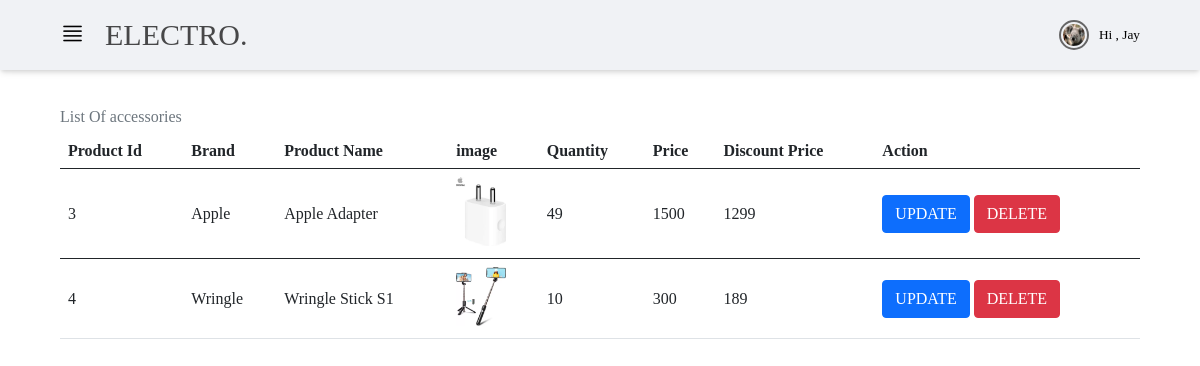
Page /Admin/displayProduct.php?tableName=accessories (signed in) on the committed database.
### tables this page shows
CREATE TABLE `accessories` (
  `product_id` int(255) NOT NULL,
  `category_id` int(11) DEFAULT NULL,
  `brand_name` varchar(255) NOT NULL,
  `product_name` varchar(255) NOT NULL,
  `product_type` varchar(255) NOT NULL,
  `image` varchar(255) NOT NULL,
  `quantity` int(255) NOT NULL,
  `price` int(255) NOT NULL,
  `discount_price` int(255) NOT NULL
);

### Admin/displayProduct.php (the view, shortened to what this page needs)
<!DOCTYPE html>
<html lang="en">
<head>
    <link rel="stylesheet" href="css/table.css">
</head>
<body>
    <?php
        include_once 'header.php';
    ?>
    <section class="home">
        <div>
    <table class="table table-responsive caption-top">
        <?php
        $tableName = $_GET['tableName'];
        ?>
        <caption class="">List Of <?php echo $tableName ?></caption>
        <thead>
            <tr>
                <th>Product Id</th>
                <th>Brand</th>
                <th>Product Name</th>
                <th>image</th>
                <th>Quantity</th>
                <th>Price</th>
                <th>Discount Price</th>
                <th>Action</th>
            </tr>
        </thead>
        <?php
        $query = "SELECT * FROM `$tableName`";
        $queryResult = mysqli_query($conn,$query);
        if(mysqli_num_rows($queryResult) > 0){
            while($fetchResult = mysqli_fetch_assoc($queryResult)){
                ?>
                <tbody>
                    <tr>
                        <td><?php echo $fetchResult['product_id'] ?></td>
                        <td><?php echo $fetchResult['brand_name'] ?></td>
                        <td><?php echo $fetchResult['product_name'] ?></td>
                        <td> <img src="AddForm/product/<?php echo $fetchResult['image'] ?>" alt="" style="width: 50px; mix-blend-mode: multiply;"> </td>
                        <td><?php echo $fetchResult['quantity'] ?></td>
                        <td><?php echo $fetchResult['price'] ?></td>
                        <td><?php echo $fetchResult['discount_price'] ?></td>
                        <td>
                            <a href="updateForm.php?tableName=<?php echo $tableName ?>&product_id=<?php echo $fetchResult['product_id'] ?>" class="btn btn-primary">UPDATE</a>
                            <button class="btn btn-danger delete-product" data-tableName="<?php echo $tableName ?>" data-productId="<?php echo $fetchResult['product_id'] ?>">DELETE</button>
                        </td>
                    </tr>
                </tbody>
            <?php
            }
            }else{
                ?>
                <tr>
                    <td colspan="7">No Data Found</td>
                </tr>
                <?php
            }
            ?>
    </table>
</div>
</section>
</body>
</html>

### Admin/header.php (shortened to what this page needs)
<?php
include_once 'pages/connection.php';
if (!isset($_SESSION['adminId'])) {
    header('Location:Login/index.php');
} else {
    $adminId = $_SESSION['adminId'];
}
?>
<!DOCTYPE html>
<html lang="en">
<head>
    <link rel="stylesheet" href="bootstrap-icons/bootstrap-icons.css">
    <link rel="stylesheet" href="css/header.css">
</head>
<body>
    <header>
        <div class="headContent">
            <div class="logo">
                <div class="sideOpen">
                    <button onclick="sideOpen()"><i class="icon_open bi-justify"></i></button>
                </div>
                <div id="logo"><a href="index.php" style="text-transform:Uppercase;">Electro.</a></div>
            </div>
            <div class="profile">
                <div class="profile_icon">
                    <?php
                    if (!isset($_SESSION['adminId'])) {
                    ?>
                        <i class="bi-person"></i>
                    <?php
                    } else {
                        $userXX = mysqli_query($conn,"SELECT * FROM `admin` WHERE `admin_id`=$adminId");
                        $fetchUserXX = mysqli_fetch_assoc($userXX);
                    ?>
                        <img src="Login/<?php echo $fetchUserXX['image'] ?>">
                        <button>Hi ,&nbsp;<?php echo $fetchUserXX['fname'] ?></button>
                    <?php
                    }
                    ?>
                </div>
            </div>
        </div>
    </header>
</body>
</html>

### Admin/css/table.css (style rules this page uses)
section { width: 90%; margin: 100px auto; }
.table { --bs-table-bg: transparent; --bs-table-accent-bg: transparent; --bs-table-striped-color: #212529; --bs-table-striped-bg: rgba(0, 0, 0, 0.05); --bs-table-active-color: #212529; --bs-table-active-bg: rgba(0, 0, 0, 0.1); --bs-table-hover-color: #212529; --bs-table-hover-bg: rgba(0, 0, 0, 0.075); width: 100%; margin-bottom: 1rem; color: #212529; vertical-align: top; border-color: #dee2e6; }
.table> :not(caption)>*>* { padding: 0.5rem 0.5rem; background-color: var(--bs-table-bg); border-bottom-width: 1px; box-shadow: inset 0 0 0 9999px var(--bs-table-accent-bg); }
.table>tbody { vertical-align: inherit; }
.table>thead { vertical-align: bottom; }
.table> :not(:last-child)> :last-child>* { border-bottom-color: currentColor; }
table { caption-side: bottom; border-collapse: collapse; }
caption { padding-top: 0.5rem; padding-bottom: 0.5rem; color: #6c757d; text-align: left; }
th { text-align: inherit; text-align: -webkit-match-parent; }
thead, tbody, tfoot, tr, td, th { border-color: inherit; border-style: solid; border-width: 0; }
.caption-top { caption-side: top; }
.table-responsive { overflow-x: auto; -webkit-overflow-scrolling: touch; }
.btn { display: inline-block; font-weight: 400; line-height: 1.5; color: #212529; text-align: center; text-decoration: none; vertical-align: middle; cursor: pointer; -webkit-user-select: none; -moz-user-select: none; user-select: none; background-color: transparent; border: 1px solid transparent; padding: 0.375rem 0.75rem; font-size: 1rem; border-radius: 0.25rem; transition: color 0.15s ease-in-out, background-color 0.15s ease-in-out, border-color 0.15s ease-in-out, box-shadow 0.15s ease-in-out; }
.btn-primary { color: #fff; background-color: #0d6efd; border-color: #0d6efd; }
.btn-danger { color: #fff; background-color: #dc3545; border-color: #dc3545; }

### Admin/css/header.css (style rules this page uses)
* { margin: 0; padding: 0; box-sizing: border-box; font-family: 'Rubik'; }
a { text-decoration: none; }
header { width: 100%; height: 70px; background-color: #F0F2F5; position: fixed; top: 0; display: flex; align-items: center; box-shadow: rgba(0,0,0,0.1)0px 4px 6px -1px,rgba(0,0,0,0.1) 0px 2px 4px -1px; }
.headContent { width: 90%; margin: 0 auto; display: flex; justify-content: space-between; align-items: center; padding: 15px 0; }
.logo { display: flex; align-items: center; gap: 20px; }
.logo #logo a { color: black; font-size: 30px; opacity: 0.7; }
.profile { height: 60px; }
.profile_icon { height: 100%; }
button { background-color: transparent; border: none; }
.profile_icon { display: flex; gap: 10px; align-items: center; box-sizing: border-box; }
.profile_icon img { border: 2px solid #666; padding: 2px; width: 30px; height: 30px; border-radius: 50%; overflow: hidden; }
.icon_open { color: black; font-size: 25px; }
button { cursor: pointer; }

### Admin/displayProduct.php (style rules this page uses)
td { vertical-align: middle; }

### Admin/header.php (style rules this page uses)
header { z-index:2; }

### rows in the picture
accessories: product_id "3", brand_name "Apple", product_name "Apple Adapter", image (picture), quantity "49", price "1500", discount_price "1299"
accessories: product_id "4", brand_name "Wringle", product_name "Wringle Stick S1", image (picture), quantity "10", price "300", discount_price "189"

### other values in the picture
$fetchUserXX['fname'] "Jay"
$tableName "accessories"
